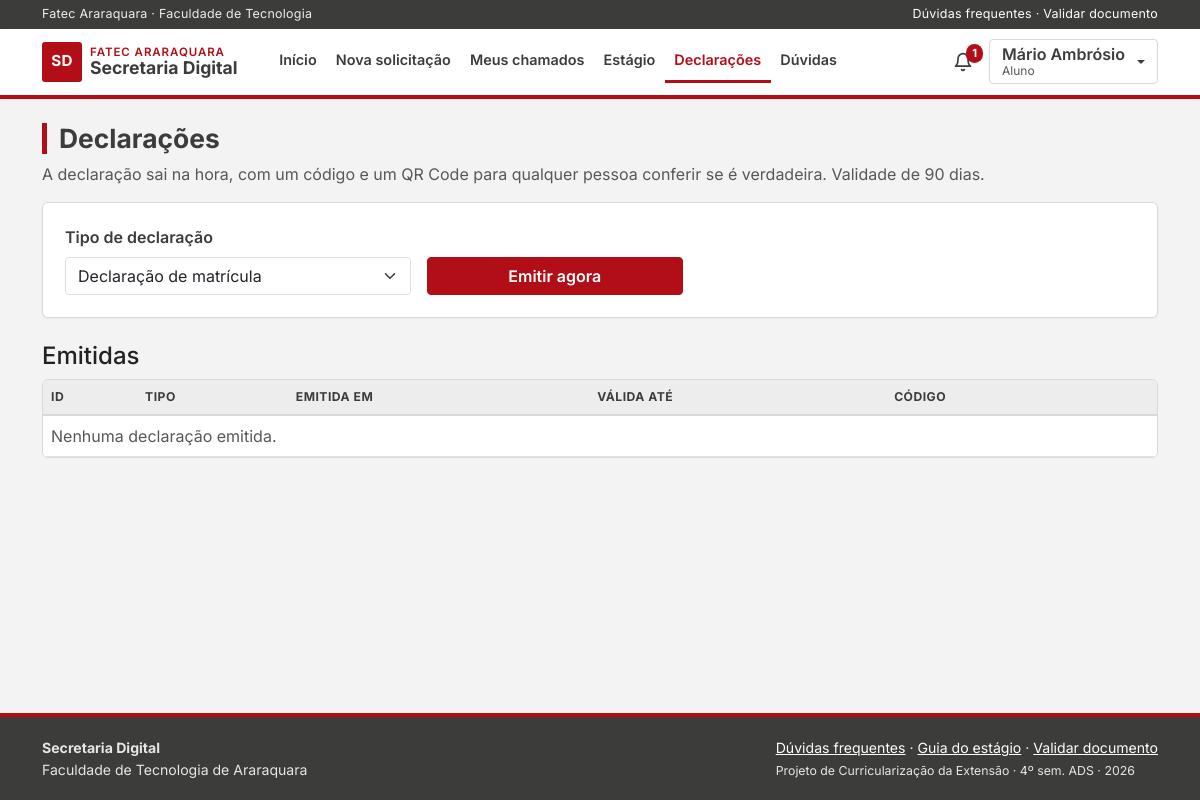
/declaracao_lista.php (signed in), run on an earlier commit of the app's database.
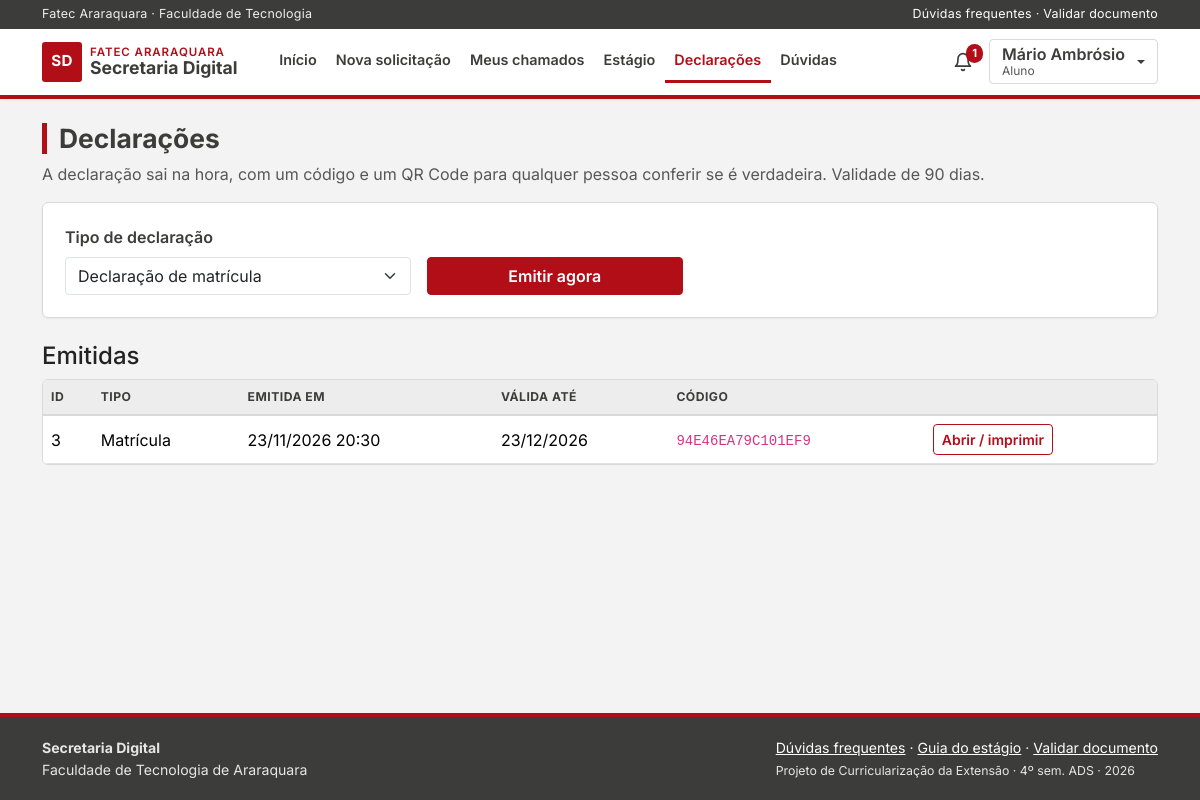
And on a later commit of the database.
### tables this page shows
CREATE TABLE tb_documentos (
  id_documento  INT AUTO_INCREMENT PRIMARY KEY,
  codigo        CHAR(16)   NOT NULL,
  id_aluno      INT        NOT NULL,
  tipo          ENUM('matricula','frequencia') NOT NULL,
  emitido_em    DATETIME   NOT NULL DEFAULT CURRENT_TIMESTAMP,
  valido_ate    DATE       NOT NULL,
  ativo         TINYINT(1) NOT NULL DEFAULT 1,
  UNIQUE KEY uk_documentos_codigo (codigo),
  CONSTRAINT fk_documentos_aluno FOREIGN KEY (id_aluno)
    REFERENCES tb_usuarios (id_usuario)
);

### declaracao_lista.php (the view, shortened to what this page needs)
<?php
    require_once("conecta.php");
    require_once("funcoes.php");
    $nivel = $_SESSION['nivel'];
    $ordem = ordem_sql(array(
        "id" => "d.id_documento",
        "aluno" => "u.nome",
        "tipo" => "d.tipo",
        "emitido" => "d.emitido_em",
        "validade" => "d.valido_ate"
    ), "emitido");
    if(!isset($_GET['ordem'])){
        $ordem = "d.emitido_em DESC";
    }
    $id_filtro = ($nivel == "aluno") ? $_SESSION['id_usuario'] : 0;
    $sql = "SELECT d.id_documento, d.codigo, d.tipo, d.emitido_em, d.valido_ate, u.nome AS aluno
            FROM tb_documentos d INNER JOIN tb_usuarios u ON u.id_usuario = d.id_aluno
            WHERE (? = 0 OR d.id_aluno = ?)
            ORDER BY $ordem";
    $stmt = mysqli_stmt_init($con);
    mysqli_stmt_prepare($stmt, $sql);
    mysqli_stmt_bind_param($stmt, "ii", $id_filtro, $id_filtro);
    mysqli_stmt_execute($stmt);
    $dados = mysqli_fetch_all(mysqli_stmt_get_result($stmt), MYSQLI_ASSOC);
    require_once("cabecalho.php");
?>
<h1>Declarações</h1>
<p class="text-secondary">A declaração sai na hora, com um código e um QR Code para qualquer pessoa conferir se é verdadeira. Validade de 90 dias.</p>
<form action="declaracao_add2.php" method="post" class="cartao mb-4">
    <div class="row g-3 align-items-end">
        <div class="col-md-4">
            <label for="seltipo" class="form-label">Tipo de declaração</label>
            <select name="seltipo" id="seltipo" class="form-select" required>
                <option value="matricula">Declaração de matrícula</option>
            </select>
        </div>
        <div class="col-md-3">
            <input type="submit" name="btn" value="Emitir agora" class="btn btn-principal w-100">
        </div>
    </div>
</form>
<h2 class="h4">Emitidas</h2>
<div class="tabela">
    <table class="table align-middle">
        <tr>
            <?php
                echo th_ordem("ID", "id");
                echo th_ordem("Tipo", "tipo");
                echo th_ordem("Emitida em", "emitido");
                echo th_ordem("Válida até", "validade");
            ?>
            <th>Código</th>
            <th></th>
        </tr>
        <?php
            if(count($dados) == 0){
                echo "<tr><td colspan='7' class='text-secondary'>Nenhuma declaração emitida.</td></tr>";
            }
            foreach($dados as $d){
                echo "<tr><td>" . $d['id_documento'] . "</td>";
                echo "<td>" . ($d['tipo'] == "matricula" ? "Matrícula" : "Frequência") . "</td>
                      <td>" . data_br($d['emitido_em'], true) . "</td>
                      <td>" . data_br($d['valido_ate']) . "</td>
                      <td><code>" . seguro($d['codigo']) . "</code></td>
                      <td><a href='declaracao_ver.php?id=" . $d['id_documento'] . "' class='btn btn-sm btn-contorno'>Abrir / imprimir</a></td>
                      </tr>";
            }
        ?>
    </table>
</div>
<?php require_once("rodape.php"); ?>

What changed in the data, as far as the page shows it:
now on this page (row edited): tb_documentos: id_documento "3", tipo "Matrícula", emitido_em "23/11/2026 20:30", valido_ate "23/12/2026", codigo "94E46EA79C101EF9"
Also different on the page:
text no longer shown: "Nenhuma declaração emitida."
